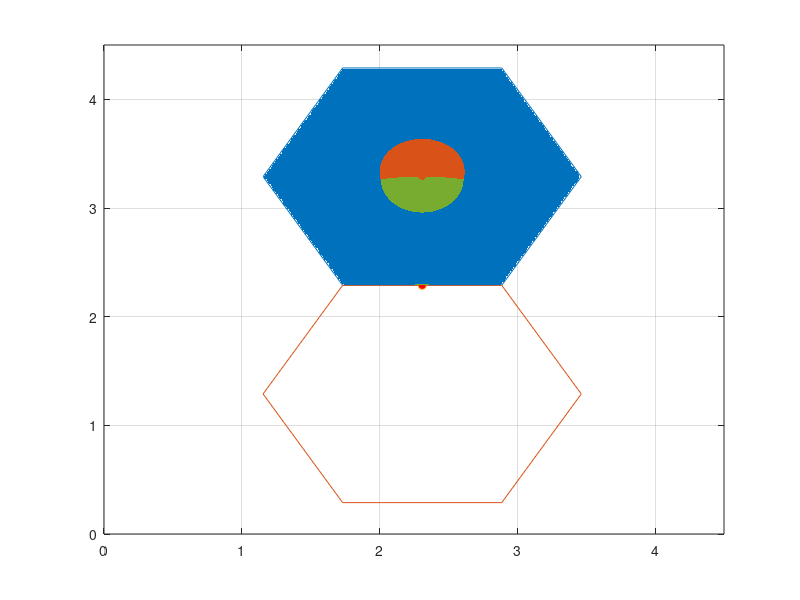

MATLAB code for this plot:
P = 1;
W = 1;
N_0 = 1;
rho = 1;
alpha = 1;

d1x = 1:0.01:3.5;
d1y = 2:0.01:4.5;
BS1Pos = [2.30940108 3.28867513];
U2Pos = [2.30940108 2.28867513];
BS2Pos = [2.30940108 1.28867513];

[d1x , d1y] = meshgrid(d1x,d1y);

BS1polygonX = [3.46410162 2.88675135 1.73205081 1.15470054 1.73205081 2.88675135 3.46410162];
BS1polygonY = [3.28867513 4.28867513 4.28867513 3.28867513 2.28867513 2.28867513 3.28867513];

[in,on] = inpolygon(d1x,d1y,BS1polygonX,BS1polygonY);

d1x_rel = d1x - BS1Pos(1);
d1y_rel = d1y - BS1Pos(2);

C_CoopSIC_User1 = (W.*rho).*log2(1 + P./((2.0.*(0.25.*d1x_rel.^2 + (-0.5.*d1y_rel - 1.0).^2).^0.5).^alpha.*(N_0.*W.*rho + P./(d1x_rel.^2 + d1y_rel.^2).^(0.5.*alpha))));
C_CoopSIC_User2 = (W.*rho).*log2(1 + P./(N_0.*W.*rho.*(d1x_rel.^2 + d1y_rel.^2).^(0.5.*alpha)));
CoopSIC = C_CoopSIC_User1+C_CoopSIC_User2;
C_OMA_User1 = (0.5.*W.*rho).*log2(1 + 2.0.*P./(1.0.^alpha.*N_0.*W.*rho));
C_OMA_User2 = (0.5.*W.*rho).*log2(1 + 2.0.*P./(N_0.*W.*rho.*(d1x_rel.^2 + d1y_rel.^2).^(0.5.*alpha)));
OMA = C_OMA_User1+C_OMA_User2;
C_IaN_User1 = (W.*rho).*log2(1 + P./(1.0.^alpha.*(N_0.*W.*rho + P./1.0.^alpha)));
C_IaN_User2 = (W.*rho).*log2(1 + P./((d1x_rel.^2 + d1y_rel.^2).^(0.5.*alpha).*(N_0.*W.*rho + P./(2.0.*(0.25.*d1x_rel.^2 + (-0.5.*d1y_rel - 1.0).^2).^0.5).^alpha)));
IaN = C_IaN_User1+C_IaN_User2;

BS1polygonX = [3.46410162 2.88675135 1.73205081 1.15470054 1.73205081 2.88675135 3.46410162];
BS1polygonY = [3.28867513 4.28867513 4.28867513 3.28867513 2.28867513 2.28867513 3.28867513];
BS2polygonX = [3.46410162 2.88675135 1.73205081 1.15470054 1.73205081 2.88675135 3.46410162];
BS2polygonY = [1.28867513 2.28867513 2.28867513 1.28867513 0.28867513 0.28867513 1.28867513];

figure

plot(BS1polygonX,BS1polygonY)
hold on
plot(BS2polygonX,BS2polygonY)
plot( U2Pos(1),U2Pos(2),'o','MarkerFaceColor','r');

%IMPORTANTE
CoopSIC = CoopSIC .* in;
CoopSIC(CoopSIC==0) = NaN;
CoopSIC(CoopSIC>5) = 5;
surf(d1x,d1y,CoopSIC, 'EdgeColor','none', 'FaceColor', '#77AC30', 'FaceAlpha', 1)

%IMPORTANTE
OMA = OMA .* in;
OMA(OMA==0) = NaN;
OMA(OMA>5) = 5;
surf(d1x,d1y,OMA, 'EdgeColor','none', 'FaceColor', '#0072BD', 'FaceAlpha', 1)

%IMPORTANTE
IaN = IaN .* in;
IaN(IaN==0) = NaN;
IaN(IaN>5) = 5;
surf(d1x,d1y,IaN, 'EdgeColor','none', 'FaceColor', '#D95319', 'FaceAlpha', 1)

grid on
ylim( [0 4.5] )
xlim( [0 4.5] )